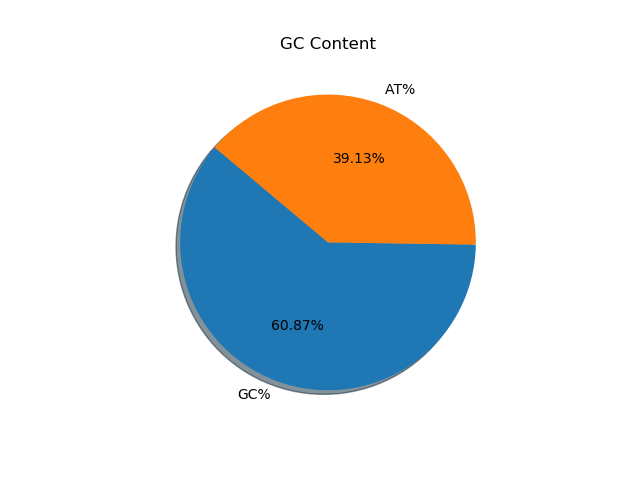

The Python source for this figure:
import sys
import numpy as np
import matplotlib.pyplot as plt
import matplotlib.pyplot as pies
#filename=sys.argv[1]

#fh=open("",'r')

#file=fh.read()
file="ACCTAAAACGGGTTTCGGGCCCC"
x=file
c=0
a=0
g=0
t=0

for x in file:
    if "C" in x:
        c+=1
    elif "G" in x:
        g+=1
    elif "A" in x:
        a+=1
    elif "T" in x:
        t+=1

print ("C=%d, G=%d, A=%d, T=%d" %(c,g,a,t))

gc_content=(g+c)*100/(a+t+g+c)

print ("gc_content= %2.2f" %(gc_content))

#Part 2 : Plot


# Plot Nucleotides frequencies
height = [a, c, g, t]
bars = ('A', 'C', 'G', 'T')
y_pos = np.arange(len(bars))

# Create bars and choose color
plt.bar(y_pos, height, color=(0.5, 0.1, 0.5, 0.6))

# Add title and axis names
plt.title('GC Content')
plt.xlabel('Nucleotides')
plt.ylabel('Frequencies')


# Create names
plt.xticks(y_pos, bars)

# Show graphic
plt.savefig('Nuc_freq.png')
plt.show()


#Part 3 : Pie GC %

labels = 'GC%','AT%'
sizes = [ gc_content, 100-gc_content]



pies.pie(sizes, labels=labels, autopct='%1.2f%%', shadow=True, startangle=140)
pies.title('GC Content')

pies.savefig('GC_content.png')
pies.show()
